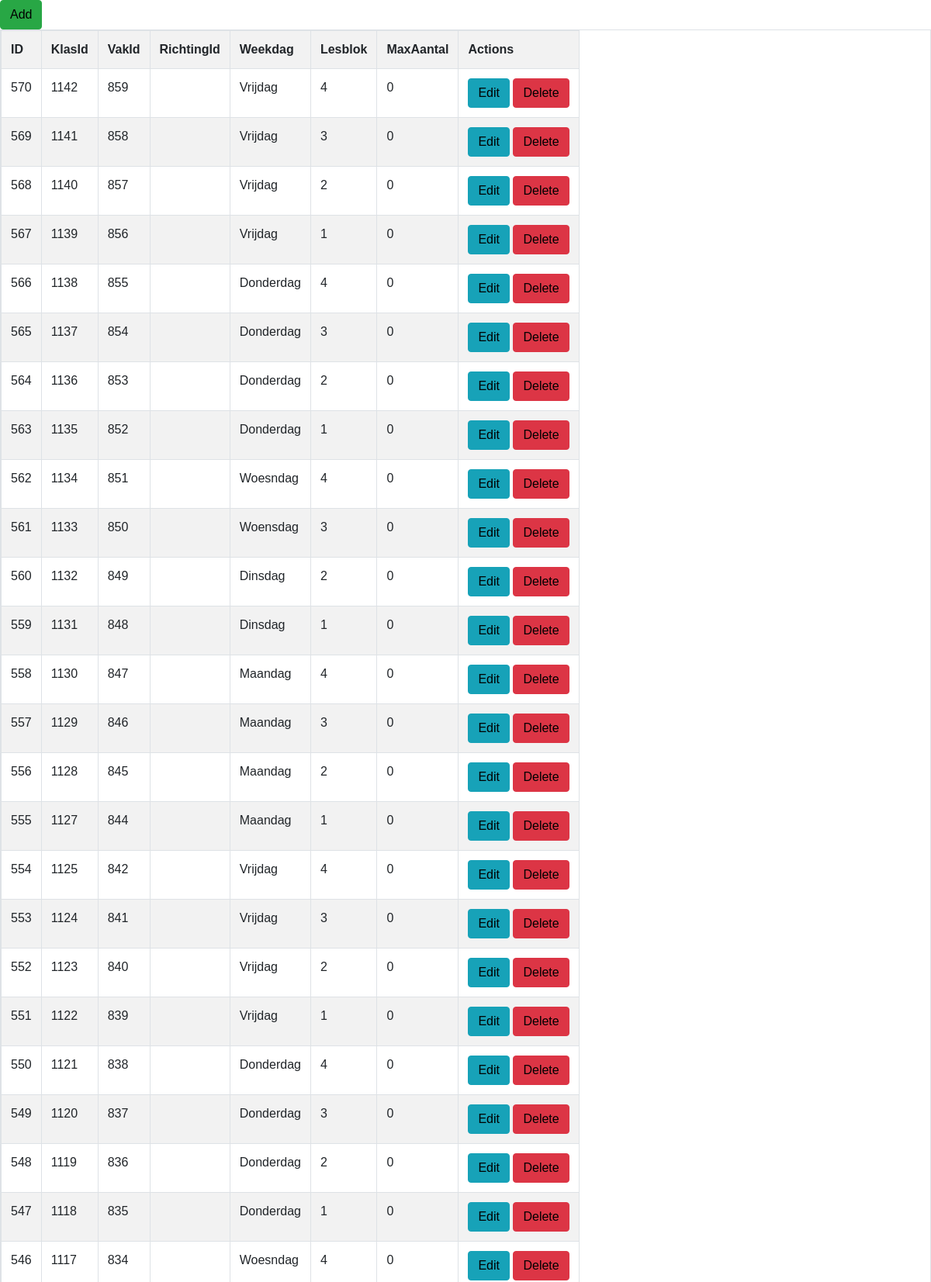
Page /index.php/lesmoment (upper part) on the committed database.
### tables this page shows
CREATE TABLE `lesmoment` (
  `id` int(50) NOT NULL,
  `klasId` int(50) DEFAULT NULL,
  `vakId` int(50) DEFAULT NULL,
  `richtingId` int(50) DEFAULT NULL,
  `weekdag` varchar(255) NOT NULL,
  `lesblok` int(50) NOT NULL,
  `maxAantal` int(50) NOT NULL
);

### application/controllers/Lesmoment.php (called while the page is built, shortened)
<?php
class Lesmoment extends CI_Controller
{
    function __construct()
    {
        $this->load->model('lesmoment_model');
    }
    function index()
    {
        $data['lesmoment'] = $this->lesmoment_model->get_all_lesmoment();
        $data['_view'] = 'lesmoment/index';
        $this->load->view('layouts/main', $data);
    }
}

### index.php (called while the page is built, shortened)
<?php
require_once BASEPATH.'core/CodeIgniter.php';

### application/models/Lesmoment_model.php (called while the page is built, shortened)
<?php
class Lesmoment_model extends CI_Model
{
    function get_all_lesmoment()
    {
        $this->db->order_by('id', 'desc');
        return $this->db->get('lesmoment')->result_array();
    }
}

### application/views/lesmoment/index.php (the view, shortened to what this page needs)
<div class="pull-right">
	<a href="<?php echo site_url('lesmoment/add'); ?>" class="btn btn-success">Add</a>
</div>
<table class="table table-striped table-bordered">
    <tr>
		<th>ID</th>
		<th>KlasId</th>
		<th>VakId</th>
		<th>RichtingId</th>
		<th>Weekdag</th>
		<th>Lesblok</th>
		<th>MaxAantal</th>
		<th>Actions</th>
    </tr>
	<?php foreach($lesmoment as $l){ ?>
    <tr>
		<td><?php echo $l['id']; ?></td>
		<td><?php echo $l['klasId']; ?></td>
		<td><?php echo $l['vakId']; ?></td>
		<td><?php echo $l['richtingId']; ?></td>
		<td><?php echo $l['weekdag']; ?></td>
		<td><?php echo $l['lesblok']; ?></td>
		<td><?php echo $l['maxAantal']; ?></td>
		<td>
            <a href="<?php echo site_url('lesmoment/edit/'.$l['id']); ?>" class="btn btn-info btn-xs">Edit</a>
            <a href="<?php echo site_url('lesmoment/remove/'.$l['id']); ?>" class="btn btn-danger btn-xs">Delete</a>
        </td>
    </tr>
	<?php } ?>
</table>

### application/css/style.css (style rules this page uses)
* { margin: 0; padding: 0; }
body { height: 100%; margin: 0px; padding: 0px; font-family: Verdana, Arial, Helvetica, sans-serif; color: black; background-color: white; }
td { padding-right: 20px; }
table { display: inline-block; }
a:link { color: black; }

### rows in the picture
lesmoment: id "570", klasId "1142", vakId "859", weekdag "Vrijdag", lesblok "4", maxAantal "0"
lesmoment: id "569", klasId "1141", vakId "858", weekdag "Vrijdag", lesblok "3", maxAantal "0"
lesmoment: id "568", klasId "1140", vakId "857", weekdag "Vrijdag", lesblok "2", maxAantal "0"
lesmoment: id "567", klasId "1139", vakId "856", weekdag "Vrijdag", lesblok "1", maxAantal "0"
lesmoment: id "566", klasId "1138", vakId "855", weekdag "Donderdag", lesblok "4", maxAantal "0"
lesmoment: id "565", klasId "1137", vakId "854", weekdag "Donderdag", lesblok "3", maxAantal "0"
lesmoment: id "564", klasId "1136", vakId "853", weekdag "Donderdag", lesblok "2", maxAantal "0"
lesmoment: id "563", klasId "1135", vakId "852", weekdag "Donderdag", lesblok "1", maxAantal "0"
lesmoment: id "562", klasId "1134", vakId "851", weekdag "Woesndag", lesblok "4", maxAantal "0"
lesmoment: id "561", klasId "1133", vakId "850", weekdag "Woensdag", lesblok "3", maxAantal "0"
lesmoment: id "560", klasId "1132", vakId "849", weekdag "Dinsdag", lesblok "2", maxAantal "0"
lesmoment: id "559", klasId "1131", vakId "848", weekdag "Dinsdag", lesblok "1", maxAantal "0"
lesmoment: id "558", klasId "1130", vakId "847", weekdag "Maandag", lesblok "4", maxAantal "0"
lesmoment: id "557", klasId "1129", vakId "846", weekdag "Maandag", lesblok "3", maxAantal "0"
lesmoment: id "556", klasId "1128", vakId "845", weekdag "Maandag", lesblok "2", maxAantal "0"
lesmoment: id "555", klasId "1127", vakId "844", weekdag "Maandag", lesblok "1", maxAantal "0"
lesmoment: id "554", klasId "1125", vakId "842", weekdag "Vrijdag", lesblok "4", maxAantal "0"
lesmoment: id "553", klasId "1124", vakId "841", weekdag "Vrijdag", lesblok "3", maxAantal "0"
lesmoment: id "552", klasId "1123", vakId "840", weekdag "Vrijdag", lesblok "2", maxAantal "0"
lesmoment: id "551", klasId "1122", vakId "839", weekdag "Vrijdag", lesblok "1", maxAantal "0"
lesmoment: id "550", klasId "1121", vakId "838", weekdag "Donderdag", lesblok "4", maxAantal "0"
lesmoment: id "549", klasId "1120", vakId "837", weekdag "Donderdag", lesblok "3", maxAantal "0"
lesmoment: id "548", klasId "1119", vakId "836", weekdag "Donderdag", lesblok "2", maxAantal "0"
lesmoment: id "547", klasId "1118", vakId "835", weekdag "Donderdag", lesblok "1", maxAantal "0"
lesmoment: id "546", klasId "1117", vakId "834", weekdag "Woesndag", lesblok "4", maxAantal "0"
